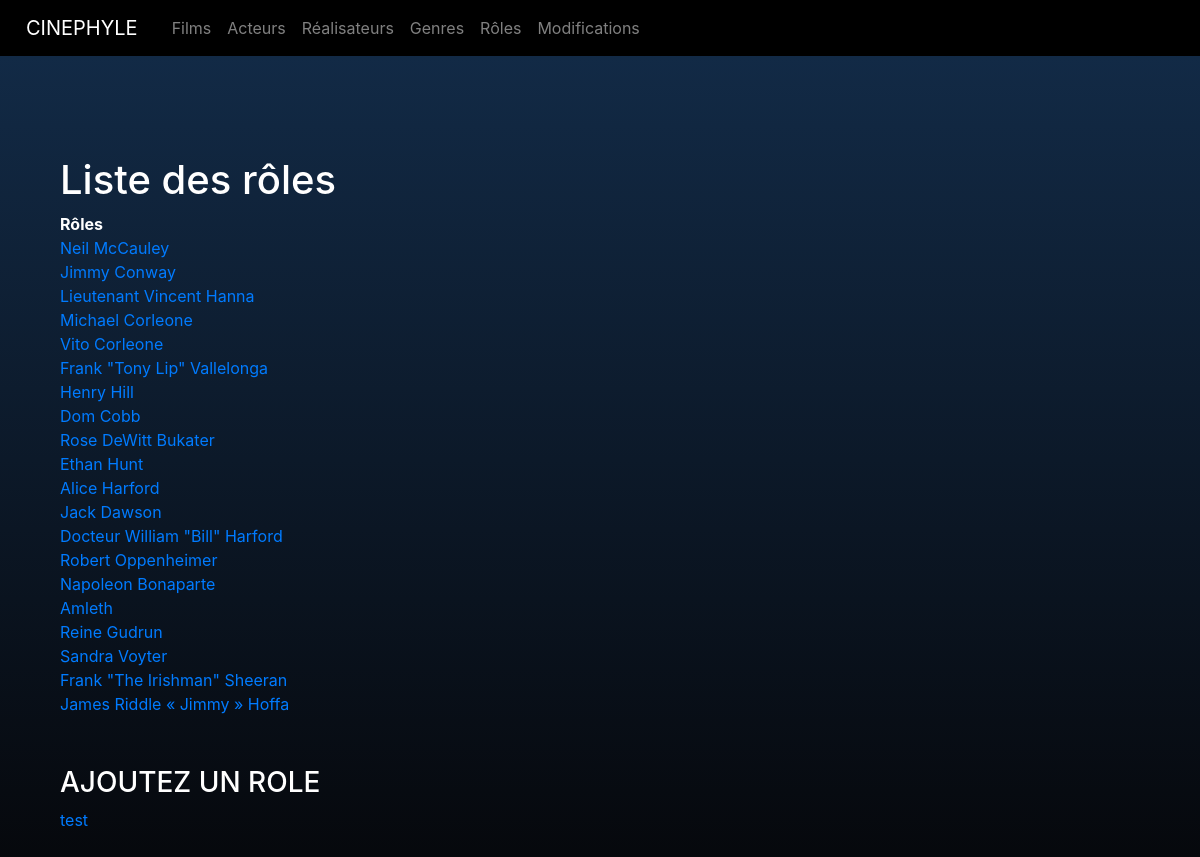
Page /appli/index.php?action=listRoles on the committed database.
### tables this page shows
CREATE TABLE IF NOT EXISTS `role` (
  `id_role` int NOT NULL AUTO_INCREMENT,
  `role` varchar(50) DEFAULT NULL,
  PRIMARY KEY (`id_role`)
);

### appli/controller/RoleController.php (called while the page is built, shortened)
<?php
class RoleController {
    public function listRoles() {
        $pdo = Connect::seConnecter();
        $requeteRoles = $pdo->query("
            SELECT
            *
            FROM role
            ");
            require "view/Roles/listRoles.php";
        }
}

### appli/view/Roles/listRoles.php (the view, shortened to what this page needs)
<?php
$titre_secondaire = "Liste des rôles";
?>
<h1><?= $titre_secondaire ?></h1>
<div>
    <table>
        <thead>
            <tr>
                <th scope="row" colspan="2">Rôles</th>
            </tr>
        </thead>
        <tbody>
            <?php
            foreach($requeteRoles->fetchAll() as $role) { ?>
                    <tr>
                        <td>
                            <a class="filmLink" href="index.php?action=detailsRole&id=<?= $role['id_role']?>"><?= $role['role']?></a>
                        </td>
                    </tr>
            <?php } ?>
        </tbody>
    </table>
</div>
<div class="miaou">
    <h3 >AJOUTEZ UN ROLE</h3>
    <a href="index.php?action=ajoutRole">test</a>
</div>
<?php
$content = ob_get_clean();
require "view/template.php" ;

### appli/index.php (shortened to what this page needs)
<?php
$ctrlAccueil = new AccueilController();
$ctrlRole = new RoleController();
if (isset($_GET['action'])) {
    switch ($_GET['action']) {
        case "listRoles": $ctrlRole->listRoles(); break;
    }
} else {
    $ctrlAccueil->landing();
}
?>

### appli/view/template.php (shortened to what this page needs)
<!DOCTYPE html>
<html lang="en">
<head>
    <link rel="stylesheet" href="public/css/main.css">
    <link rel="stylesheet" href="https://stackpath.bootstrapcdn.com/bootstrap/4.3.1/css/bootstrap.min.css">
</head>
<body>
    <nav class="navbar navbar-expand-lg navbar-dark ">
        <a class="navbar-brand" href="index.php">CINEPHYLE</a>
        <div class="collapse navbar-collapse" id="navbarNav">
            <ul class="navbar-nav">
                <li class="nav-item">
                    <a class="nav-link" href="index.php?action=listFilms">Films</a>
                </li>
                <li class="nav-item">
                    <a class="nav-link" href="index.php?action=listActeurs">Acteurs</a>
                </li>
                <li class="nav-item">
                    <a class="nav-link" href="index.php?action=listReals">Réalisateurs</a>
                </li>
                <li class="nav-item">
                    <a class="nav-link" href="index.php?action=listGenres">Genres</a>
                </li>
                <li class="nav-item">
                    <a class="nav-link" href="index.php?action=listRoles">Rôles</a>
                </li>
                <li class="nav-item">
                    <a class="nav-link" href="index.php?action=modif">Modifications</a>
                </li>
            </ul>
        </div>
    </nav>
    <div id="wrapper">
        <?= $content ?>
    </div>
</body>
</html>

### appli/public/css/main.css (style rules this page uses)
* { padding: 0; margin: 0; vertical-align: top; box-sizing: border-box; font-family: "Inter", sans-serif; }
#wrapper { padding-top: 100px; color: #ffffff; display: flex; flex-direction: column; min-height: 100vh; background: linear-gradient( 180deg, rgba(18, 42, 70, 1) 0%, rgba(5, 5, 7, 1) 100% ); padding: 100px 5%; transition: 1s; }
nav { background-color: #000000; padding: 10px; }
nav a { color: #fff; text-decoration: none; padding: 10px; display: inline-block; }
nav ul { list-style: none; margin: 0; padding: 0; align-items: flex-end; }
a { color: #ffffff; }
.miaou { padding-top: 50px; }

### rows in the picture
role: role "Neil McCauley"
role: role "Jimmy Conway"
role: role "Lieutenant Vincent Hanna"
role: role "Michael Corleone"
role: role "Vito Corleone"
role: role "Frank \"Tony Lip\" Vallelonga"
role: role "Henry Hill"
role: role "Dom Cobb"
role: role "Rose DeWitt Bukater"
role: role "Ethan Hunt"
role: role "Alice Harford"
role: role "Jack Dawson"
role: role "Docteur William \"Bill\" Harford"
role: role "Robert Oppenheimer"
role: role "Napoleon Bonaparte"
role: role "Amleth"
role: role "Reine Gudrun"
role: role "Sandra Voyter"
role: role "Frank \"The Irishman\" Sheeran"
role: role "James Riddle « Jimmy » Hoffa"

### other values in the picture
$titre_secondaire "Liste des rôles"
